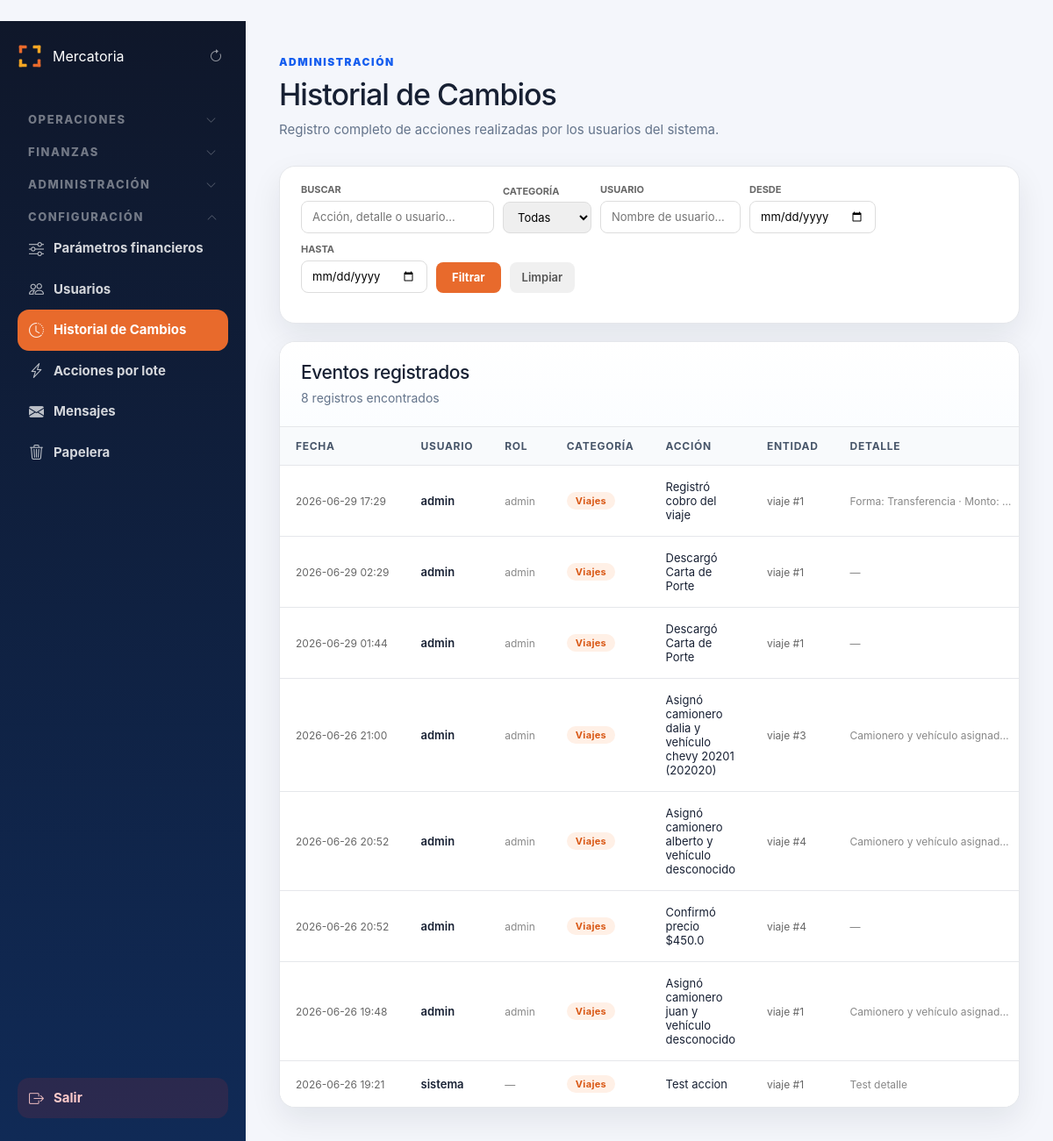
/admin/auditoria (signed in), run on an earlier commit of the app's database.
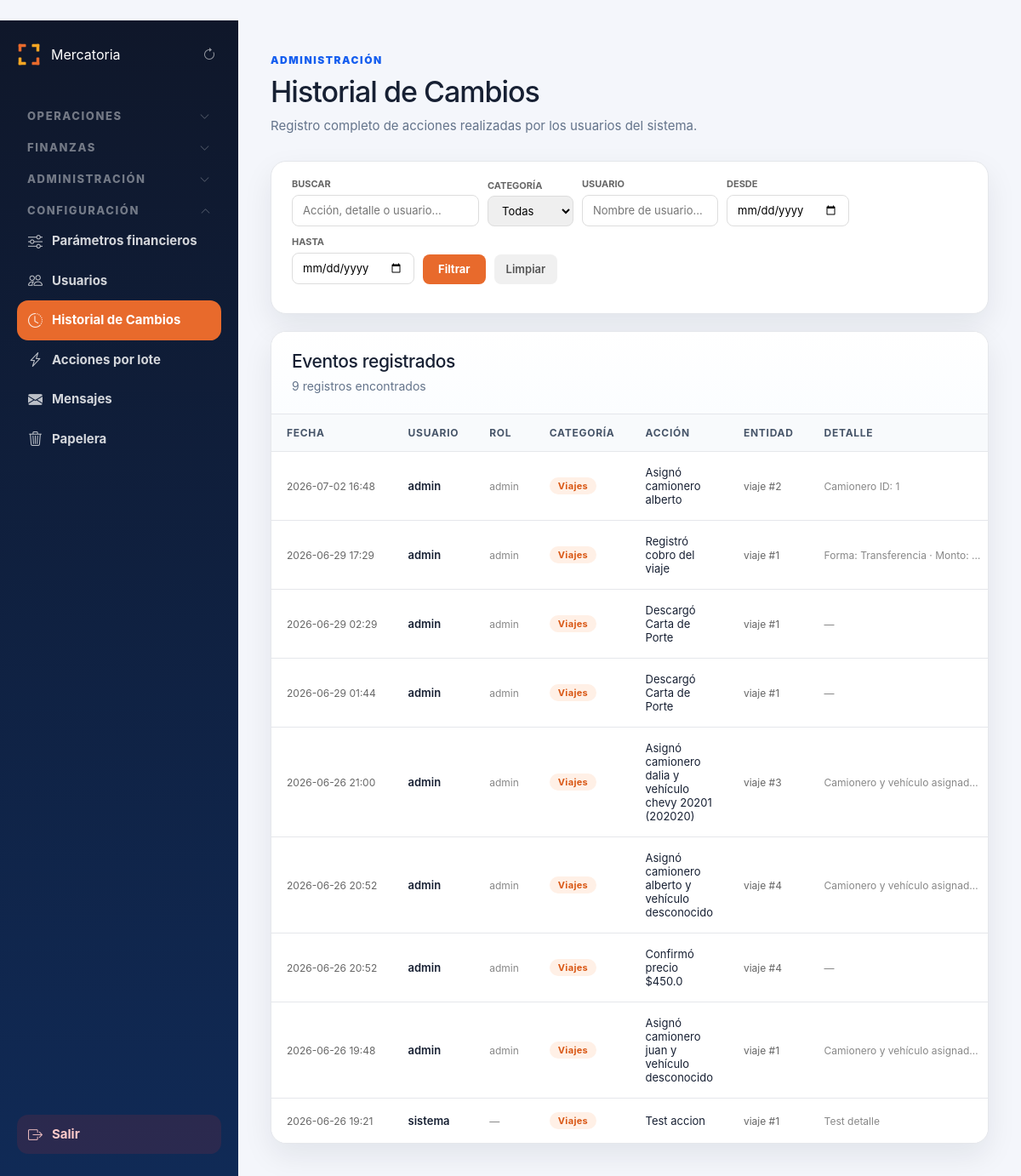
And on a later commit of the database.
### tables this page shows
CREATE TABLE auditoria (
        id INTEGER PRIMARY KEY AUTOINCREMENT,
        fecha TEXT DEFAULT CURRENT_TIMESTAMP,
        usuario TEXT,
        rol TEXT,
        accion TEXT,
        categoria TEXT,
        entidad TEXT,
        entidad_id INTEGER,
        detalle TEXT
    );

### routes/admin.py (the view)
@admin_bp.route("/auditoria", methods=["GET"])
def ver_auditoria():
    if session.get("rol") != "admin":
        return redirect("/admin")
    categoria = request.args.get("categoria", "").strip()
    usuario_f = request.args.get("usuario", "").strip()
    fecha_desde = request.args.get("fecha_desde", "").strip()
    fecha_hasta = request.args.get("fecha_hasta", "").strip()
    buscar = request.args.get("buscar", "").strip()
    pagina = max(1, int(request.args.get("pagina", 1) or 1))
    por_pagina = 50
    condiciones = []
    params = []
    if categoria:
        condiciones.append(f"categoria = {ph()}")
        params.append(categoria)
    if usuario_f:
        condiciones.append(f"usuario LIKE {ph()}")
        params.append(f"%{usuario_f}%")
    if fecha_desde:
        condiciones.append(f"DATE(fecha) >= {ph()}")
        params.append(fecha_desde)
    if fecha_hasta:
        condiciones.append(f"DATE(fecha) <= {ph()}")
        params.append(fecha_hasta)
    if buscar:
        condiciones.append(f"(accion LIKE {ph()} OR detalle LIKE {ph()} OR usuario LIKE {ph()})")
        params.extend([f"%{buscar}%", f"%{buscar}%", f"%{buscar}%"])
    where = ("WHERE " + " AND ".join(condiciones)) if condiciones else ""
    conexion = conectar()
    cursor = conexion.cursor()
    cursor.execute(f"SELECT COUNT(*) as total FROM auditoria {where}", params)
    total = cursor.fetchone()["total"]
    offset = (pagina - 1) * por_pagina
    cursor.execute(
        f"SELECT * FROM auditoria {where} ORDER BY id DESC LIMIT {ph()} OFFSET {ph()}",
        params + [por_pagina, offset]
    )
    registros = cursor.fetchall()
    conexion.close()
    total_paginas = (total + por_pagina - 1) // por_pagina
    return render_template(
        "admin/auditoria.html",
        registros=registros,
        pagina=pagina,
        total_paginas=total_paginas,
        total=total,
        filtros=dict(
            categoria=categoria,
            usuario=usuario_f,
            fecha_desde=fecha_desde,
            fecha_hasta=fecha_hasta,
            buscar=buscar,
        ),
    )

### templates/admin/auditoria.html (shortened to what this page needs)
﻿{% extends "admin/base_admin.html" %}
{% block contenido %}
<div class="page-header">
    <div>
        <span class="eyebrow">Administración</span>
        <h1>Historial de Cambios</h1>
        <p>Registro completo de acciones realizadas por los usuarios del sistema.</p>
    </div>
</div>
<section class="panel" style="margin-bottom: 20px;">
    <div style="padding: 18px 24px;">
        <form method="GET" action="/admin/auditoria" style="display:flex;flex-wrap:wrap;gap:10px;align-items:flex-end;">
            <div style="display:flex;flex-direction:column;gap:4px;">
                <label style="font-size:11px;font-weight:700;color:#666;text-transform:uppercase;">Buscar</label>
                <input type="text" name="buscar" value="{{ filtros.buscar }}"
                       placeholder="Acción, detalle o usuario..."
                       style="padding:8px 12px;border:1px solid #ddd;border-radius:8px;font-size:13px;width:220px;">
            </div>
            <div style="display:flex;flex-direction:column;gap:4px;">
                <label style="font-size:11px;font-weight:700;color:#666;text-transform:uppercase;">Categoría</label>
                <select name="categoria" style="padding:8px 12px;border:1px solid #ddd;border-radius:8px;font-size:13px;">
                    <option value="">Todas</option>
                </select>
            </div>
            <div style="display:flex;flex-direction:column;gap:4px;">
                <label style="font-size:11px;font-weight:700;color:#666;text-transform:uppercase;">Usuario</label>
                <input type="text" name="usuario" value="{{ filtros.usuario }}"
                       placeholder="Nombre de usuario..."
                       style="padding:8px 12px;border:1px solid #ddd;border-radius:8px;font-size:13px;width:160px;">
            </div>
            <div style="display:flex;flex-direction:column;gap:4px;">
                <label style="font-size:11px;font-weight:700;color:#666;text-transform:uppercase;">Desde</label>
                <input type="date" name="fecha_desde" value="{{ filtros.fecha_desde }}"
                       style="padding:8px 12px;border:1px solid #ddd;border-radius:8px;font-size:13px;">
            </div>
            <div style="display:flex;flex-direction:column;gap:4px;">
                <label style="font-size:11px;font-weight:700;color:#666;text-transform:uppercase;">Hasta</label>
                <input type="date" name="fecha_hasta" value="{{ filtros.fecha_hasta }}"
                       style="padding:8px 12px;border:1px solid #ddd;border-radius:8px;font-size:13px;">
            </div>
            <button type="submit" style="padding:8px 18px;background:#E86A2C;color:#fff;border:none;border-radius:8px;font-size:13px;font-weight:700;cursor:pointer;">
                Filtrar
            </button>
            <a href="/admin/auditoria" style="padding:8px 14px;background:#f0f0f0;color:#555;border-radius:8px;font-size:13px;font-weight:600;text-decoration:none;">
                Limpiar
            </a>
        </form>
    </div>
</section>
<section class="panel">
    <div class="panel-header">
        <div>
            <h2>Eventos registrados</h2>
            <p>{{ total }} registro{% if total != 1 %}s{% endif %} encontrado{% if total != 1 %}s{% endif %}</p>
        </div>
    </div>
    <div class="table-wrapper">
        <table class="data-table">
            <thead>
                <tr>
                    <th>Fecha</th>
                    <th>Usuario</th>
                    <th>Rol</th>
                    <th>Categoría</th>
                    <th>Acción</th>
                    <th>Entidad</th>
                    <th>Detalle</th>
                </tr>
            </thead>
            <tbody>
                {% for r in registros %}
                <tr>
                    <td style="white-space:nowrap;font-size:12px;color:#666;">{{ r.fecha | fmt_fecha }}</td>
                    <td style="font-weight:600;font-size:13px;">{{ r.usuario or "—" }}</td>
                    <td style="font-size:12px;color:#888;">{{ r.rol or "—" }}</td>
                    <td>
                        {% if r.categoria == "Viajes" %}
                        <span class="badge-audit badge-audit-viajes">Viajes</span>
                        {% elif r.categoria == "Usuarios" %}
                        <span class="badge-audit badge-audit-usuarios">Usuarios</span>
                        {% elif r.categoria == "Datos" %}
                        <span class="badge-audit badge-audit-datos">Datos</span>
                        {% else %}
                        <span class="badge-audit badge-audit-otros">{{ r.categoria or "—" }}</span>
                        {% endif %}
                    </td>
                    <td style="font-size:13px;">{{ r.accion or "—" }}</td>
                    <td style="font-size:12px;color:#666;">
                        {% if r.entidad and r.entidad_id %}
                            {{ r.entidad }} #{{ r.entidad_id }}
                        {% elif r.entidad %}
                            {{ r.entidad }}
                        {% else %}
                            —
                        {% endif %}
                    </td>
                    <td style="font-size:12px;color:#888;max-width:220px;overflow:hidden;text-overflow:ellipsis;white-space:nowrap;" title="{{ r.detalle or '' }}">
                        {{ r.detalle or "—" }}
                    </td>
                </tr>
                {% else %}
                <tr>
                    <td colspan="7" class="empty-state">No hay eventos registrados con los filtros actuales.</td>
                </tr>
                {% endfor %}
            </tbody>
        </table>
    </div>
</section>
{% endblock %}

### templates/admin/base_admin.html (shortened to what this page needs)
﻿<!DOCTYPE html>
<html lang="es">
<head>
    <link rel="stylesheet" href="https://cdn.jsdelivr.net/npm/bootstrap-icons@1.11.3/font/bootstrap-icons.min.css">
    <link rel="stylesheet" href="https://cdn.jsdelivr.net/npm/bootstrap@5.3.0/dist/css/bootstrap.min.css">
    <link rel="stylesheet" href="/static/css/admin.css?v=5">
</head>
<body>
<div class="app-shell">
    <aside class="sidebar">
        <div class="brand">
            <span class="brand-name">Mercatoria</span>
            <button type="button" onclick="window.location.reload()" aria-label="Refrescar"
                    title="Refrescar página"
                    style="background:none;border:none;color:rgba(255,255,255,0.55);font-size:16px;cursor:pointer;padding:4px 6px;line-height:1;margin-left:auto;flex-shrink:0;">
                <i class="bi bi-arrow-clockwise"></i>
            </button>
        </div>
        <nav class="sidebar-nav">
            <div class="nav-group" id="ng-operaciones">
                <button class="nav-group-header">
                    <span>Operaciones</span>
                    <i class="bi bi-chevron-down nav-group-arrow"></i>
                </button>
            </div>
            {% if session.get('rol') == 'admin' %}
            <div class="nav-group" id="ng-finanzas">
                <button class="nav-group-header">
                    <span>Finanzas</span>
                    <i class="bi bi-chevron-down nav-group-arrow"></i>
                </button>
            </div>
            <div class="nav-group" id="ng-administracion">
                <button class="nav-group-header">
                    <span>Administración</span>
                    <i class="bi bi-chevron-down nav-group-arrow"></i>
                </button>
            </div>
            <div class="nav-group" id="ng-configuracion">
                <button class="nav-group-header">
                    <span>Configuración</span>
                    <i class="bi bi-chevron-down nav-group-arrow"></i>
                </button>
                <div class="nav-group-items">
                    <a href="/admin/configuracion" class="nav-item {{ 'nav-item-active' if request.path.startswith('/admin/configuracion') else '' }}">
                        <i class="bi bi-sliders"></i>
                        <span>Parámetros financieros</span>
                    </a>
                    <a href="/admin/usuarios" class="nav-item {{ 'nav-item-active' if request.path.startswith('/admin/usuarios') else '' }}">
                        <i class="bi bi-people"></i>
                        <span>Usuarios</span>
                    </a>
                    <a href="/admin/auditoria" class="nav-item {{ 'nav-item-active' if request.path.startswith('/admin/auditoria') else '' }}">
                        <i class="bi bi-clock-history"></i>
                        <span>Historial de Cambios</span>
                    </a>
                    <a href="/admin/lote" class="nav-item {{ 'nav-item-active' if request.path.startswith('/admin/lote') else '' }}">
                        <i class="bi bi-lightning-charge"></i>
                        <span>Acciones por lote</span>
                    </a>
                    <a href="/admin/mensajes" class="nav-item {{ 'nav-item-active' if request.path.startswith('/admin/mensajes') else '' }}">
                        <i class="bi bi-envelope-fill"></i>
                        <span>Mensajes</span>
                    </a>
                    <a href="/admin/papelera" class="nav-item {{ 'nav-item-active' if request.path.startswith('/admin/papelera') else '' }}">
                        <i class="bi bi-trash3"></i>
                        <span>Papelera</span>
                    </a>
                </div>
            </div>
            {% endif %}
            <a href="/logout" class="nav-item logout">
                <i class="bi bi-box-arrow-right"></i>
                <span>Salir</span>
            </a>
        </nav>
    </aside>
    <main class="main-content">
        {% block contenido %}{% endblock %}
    </main>
</div>
</body>
</html>

What changed in the data, as far as the page shows it:
added auditoria: fecha|fmt_fecha "2026-07-02 16:48", usuario "admin", rol "admin", categoria "Viajes", accion "Asignó camionero alberto", entidad "viaje", entidad_id "2", detalle "Camionero ID: 1"
Also different on the page:
{{ total }}: "8" → "9"
